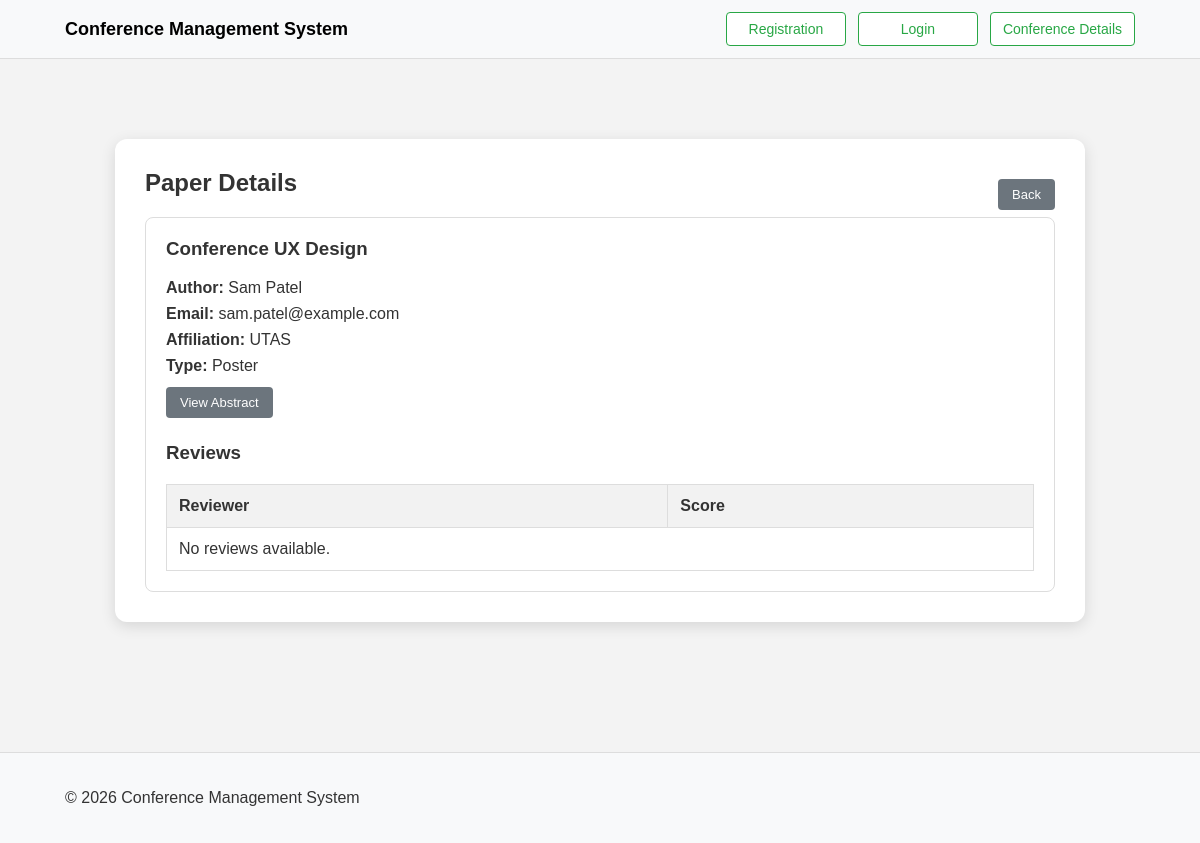
/details.php?id=4, run on an earlier commit of the app's database.
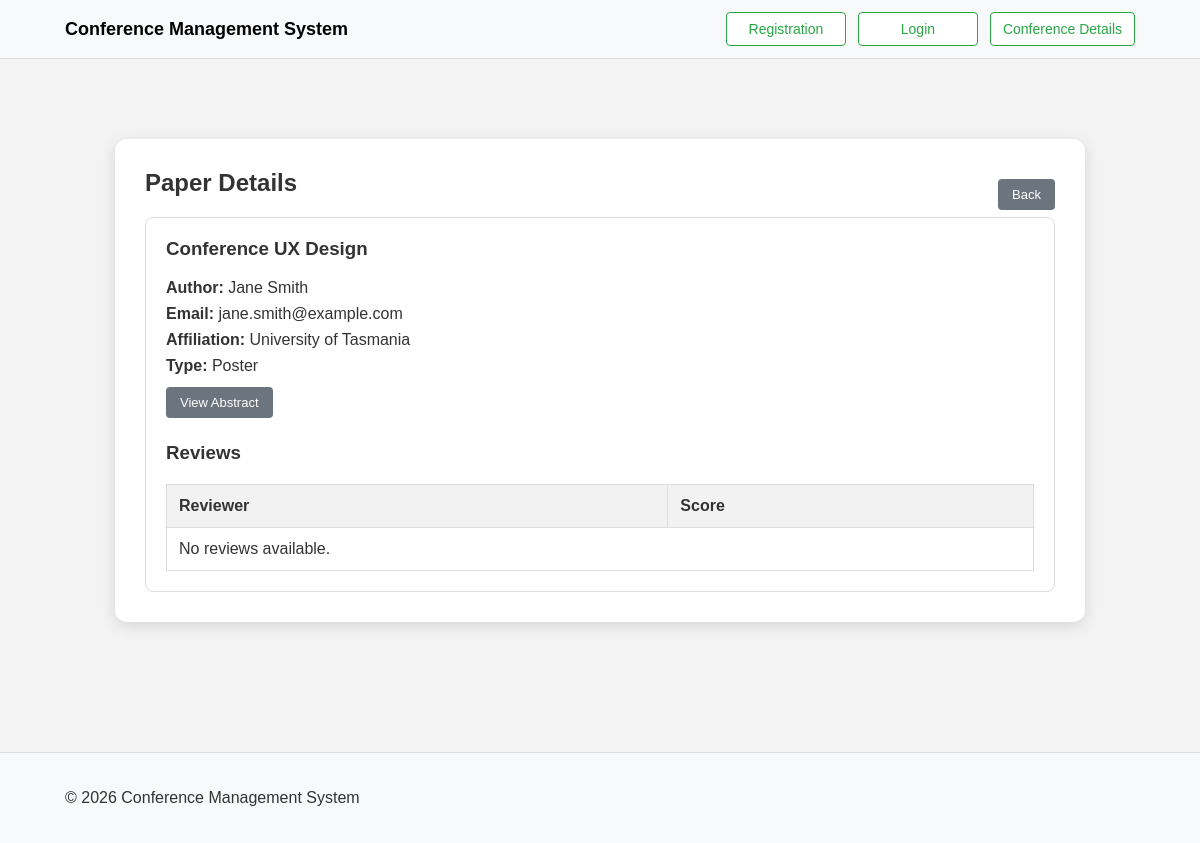
And on a later commit of the database.
### tables this page shows
CREATE TABLE Submissions (
    id INTEGER PRIMARY KEY AUTOINCREMENT,
    User_id INTEGER NOT NULL,
    title TEXT NOT NULL,
    paper_type TEXT,
    accepted BOOLEAN DEFAULT 0,
    abstract TEXT,
    FOREIGN KEY (User_id) REFERENCES Users(id)
);

CREATE TABLE Users (
    id INTEGER PRIMARY KEY AUTOINCREMENT,
    Name TEXT NOT NULL,
    Email TEXT NOT NULL UNIQUE,
    Password TEXT NOT NULL,
    affiliation TEXT,
    Role TEXT
);

### details.php (the view, shortened to what this page needs)
<?php
include('db_conn.php');
$id = (int)$_GET['id'];
$sql = "
    SELECT
        s.id,
        s.title,
        s.paper_type,
        s.abstract,
        u.Name AS author_name,
        u.Email AS author_email,
        u.affiliation
    FROM Submissions s
    JOIN Users u ON s.User_id = u.id
    WHERE s.id = :id
";
$stmt = $pdo->prepare($sql);
$stmt->bindParam(':id', $id, PDO::PARAM_INT);
$stmt->execute();
$submission = $stmt->fetch(PDO::FETCH_ASSOC);
$reviewSql = "
    SELECT
        reviewer.Name AS reviewer_name,
        r.results
    FROM Review r
    JOIN Users reviewer ON r.user_id = reviewer.id
    WHERE r.submission_id = :id
";
$reviewStmt = $pdo->prepare($reviewSql);
$reviewStmt->bindParam(':id', $id, PDO::PARAM_INT);
$reviewStmt->execute();
$reviews = $reviewStmt->fetchAll(PDO::FETCH_ASSOC);
?>
<!DOCTYPE html>
<html lang="en">
<head>
    <link rel="stylesheet" href="styles.css">
</head>
<body>
<?php require_once 'nav.php'; ?>
<div class="content-area">
  <div class="wrapper">
    <div class="details-box">
      <div style="display:flex; justify-content:space-between; align-items:center; gap:16px; flex-wrap:wrap;">
        <h2>Paper Details</h2>
        <a href="submissions.php" class="secondary-btn">Back</a>
      </div>
      <div class="detail-card">
        <h3><?php echo htmlspecialchars($submission['title']); ?></h3>
        <p><strong>Author:</strong> <?php echo htmlspecialchars($submission['author_name']); ?></p>
        <p><strong>Email:</strong> <?php echo htmlspecialchars($submission['author_email']); ?></p>
        <p><strong>Affiliation:</strong> <?php echo htmlspecialchars($submission['affiliation']); ?></p>
        <p><strong>Type:</strong> <?php echo htmlspecialchars($submission['paper_type']); ?></p>
        <button id="toggleAbstractBtn" class="detailsBtn" type="button">View Abstract</button>
        <h3 style="margin-top:24px;">Reviews</h3>
        <table class="submission-table review-table">
          <thead>
            <tr>
              <th>Reviewer</th>
              <th>Score</th>
            </tr>
          </thead>
          <tbody>
            <?php if (count($reviews) > 0): ?>
              <?php foreach ($reviews as $review): ?>
                <tr>
                  <td><?php echo htmlspecialchars($review['reviewer_name']); ?></td>
                  <td><?php echo htmlspecialchars($review['results']); ?></td>
                </tr>
              <?php endforeach; ?>
            <?php else: ?>
              <tr>
                <td colspan="2">No reviews available.</td>
              </tr>
            <?php endif; ?>
          </tbody>
        </table>
      </div>
    </div>
  </div>
</div>
<footer>
  <div class="container footer-row">
    <p>&copy; 2026 Conference Management System</p>
  </div>
</footer>
</body>
</html>

### nav.php (shortened to what this page needs)
<nav class="navbar">
    <div class="container">
        <a class="brand" href="index.php">Conference Management System</a>
        <div class="nav-buttons">
            <?php if (isset($_SESSION["user_id"])): ?>
                <span >
                    Welcome, <?php echo htmlspecialchars($_SESSION["user_name"]); ?>
                </span>
                <a class="btn btn-outline nav-link" href="submissions.php">Submissions</a>
                <a class="btn btn-outline nav-link" href="conference_details.php">Conference Details</a>
                <a class="btn btn-outline nav-link" href="logout.php">Logout</a>
            <?php else: ?>
                <a class="btn btn-outline nav-link" href="registration.php">Registration</a>
                <a class="btn btn-outline nav-link" href="login.php">Login</a>
                <a class="btn btn-outline nav-link" href="conference_details.php">Conference Details</a>
            <?php endif; ?>
        </div>
    </div>
</nav>

### styles.css (style rules this page uses)
* { box-sizing: border-box; }
body { margin: 0; font-family: Arial, sans-serif; background-color: #f3f3f3; color: #333; }
a { text-decoration: none; color: inherit; }
.navbar { background-color: #f8f9fa; border-bottom: 1px solid #ddd; padding: 12px 0; }
.container { max-width: 1100px; margin: auto; padding: 0 15px; display: flex; justify-content: space-between; align-items: center; }
.brand { text-decoration: none; font-weight: bold; font-size: 18px; color: #000; }
.nav-buttons { display: flex; gap: 12px; flex-wrap: wrap; align-items: center; }
.btn-outline { display: inline-block; min-width: 120px; text-align: center; padding: 8px 12px; border: 1px solid #28a745; color: #28a745; text-decoration: none; border-radius: 4px; font-size: 14px; background: #fff; }
.content-area, .content-area-register { padding-top: 50px; padding-bottom: 50px; }
.wrapper { max-width: 1000px; margin: 30px auto; padding: 0 15px; }
.details-box, .form-box-register, .page-box { background: white; padding: 30px; border-radius: 12px; max-width: 1000px; margin: auto; box-shadow: 0px 4px 15px rgba(0, 0, 0, 0.12); }
h1, h2, h3 { color: #333; margin-top: 0; }
.submission-table { width: 100%; border-collapse: collapse; margin-top: 15px; background: #fff; }
.submission-table th, .submission-table td { border: 1px solid #ddd; padding: 12px; text-align: left; vertical-align: middle; }
.submission-table th { background-color: #f2f2f2; font-weight: bold; }
.primary-btn, .secondary-btn, .success-btn, .warning-btn, .danger-btn, .detailsBtn { display: inline-block; padding: 8px 14px; font-size: 13px; border-radius: 4px; cursor: pointer; border: none; text-decoration: none; margin-top: 4px; }
.secondary-btn { background-color: #6c757d; color: white; }
.detailsBtn { background-color: #6c757d; color: white; }
.detail-card { background-color: #fff; border: 1px solid #ddd; padding: 20px; border-radius: 8px; }
.detail-card p { margin: 8px 0; }
.review-table { margin-top: 20px; }
footer { padding: 20px; background-color: #f8f9fa; margin-top: 50px; border-top: 1px solid #ddd; }
.footer-row { width: 100%; text-align: center; }

What changed in the data, as far as the page shows it:
changed submissions "Conference UX Design": User.Name "Sam Patel" → "Jane Smith"; User.Email "sam.patel@example.com" → "jane.smith@example.com"; User.affiliation "UTAS" → "University of Tasmania"
